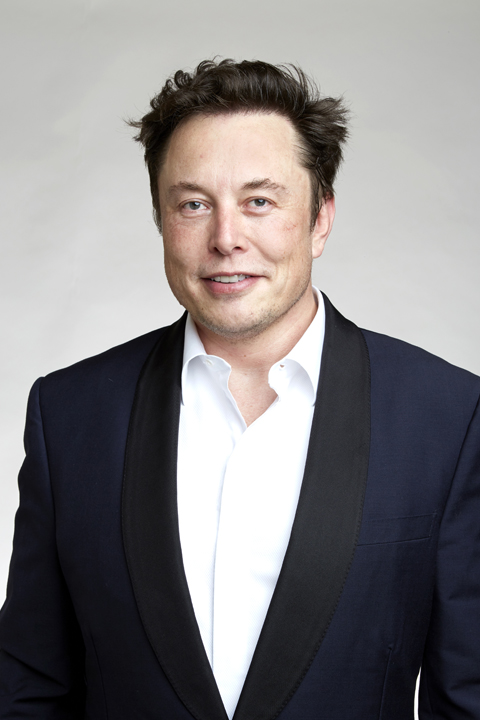
#> input picture El.jpg, 480 x 720 px
$ python essential_functions.py
#> lines starting #> are read from the running program, lines starting #| are printed output that depends on the picture; after the words box and inside, x2 and y2 are one past the last pixel; in counts of white or black regions, pixels touching at a corner belong together
import cv2

img = cv2.imread("El.jpg")
#> img is the input picture: shape (720, 480, 3); mean B, G, R 129.9, 128.8, 131.8
#cv2.imshow("Elon",img)

# Converting to gray scale image
gray = cv2.cvtColor(img,cv2.COLOR_BGR2GRAY)
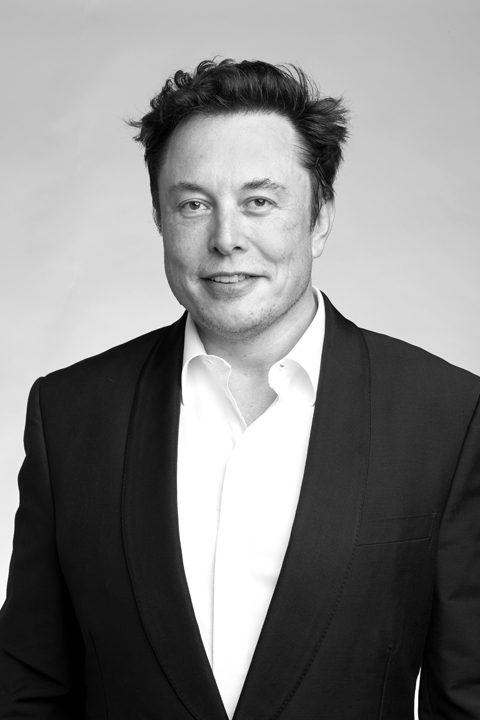
#> gray: shape (720, 480); min 0, max 255, mean 129.8
#cv2.imshow('Gray',gray)

# Blur
blur = cv2.GaussianBlur(img,(7,7),cv2.BORDER_DEFAULT) #(7,7) kernel size
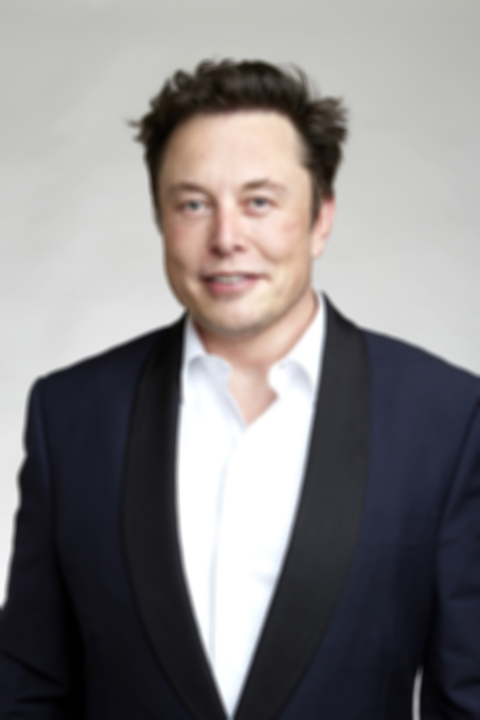
#> blur: shape (720, 480, 3); mean B, G, R 129.9, 128.8, 131.8
#cv2.imshow('Blur',blur)

# Edge Cascade
canny = cv2.Canny(img,125,175) # threshold values
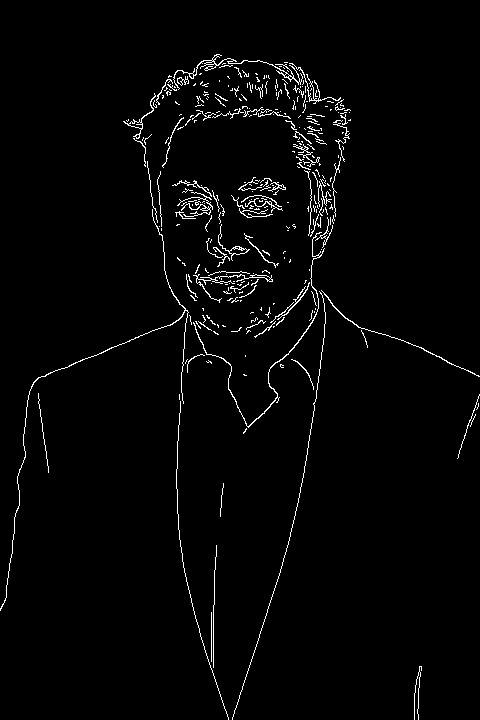
#> canny: shape (720, 480); 2.3% white in thin lines or dots
#cv2.imshow('Canny Edge',canny)

# Dilating the image
dilated = cv2.erode(canny,(7,7),iterations=3)
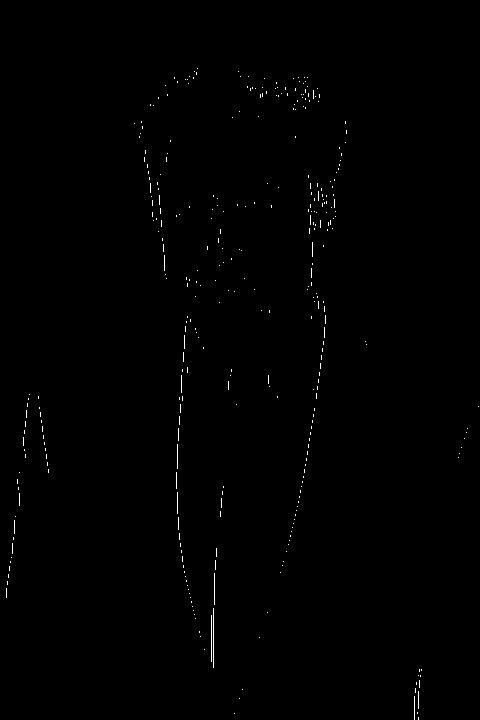
#> dilated: shape (720, 480); 0.38% white in thin lines or dots, all inside (x1, y1, x2, y2) = (6, 68, 479, 720)
#cv2.imshow('Dilated',dilated)

# Eroding the image
eroded = cv2.erode(dilated,(3,3),iterations=1)
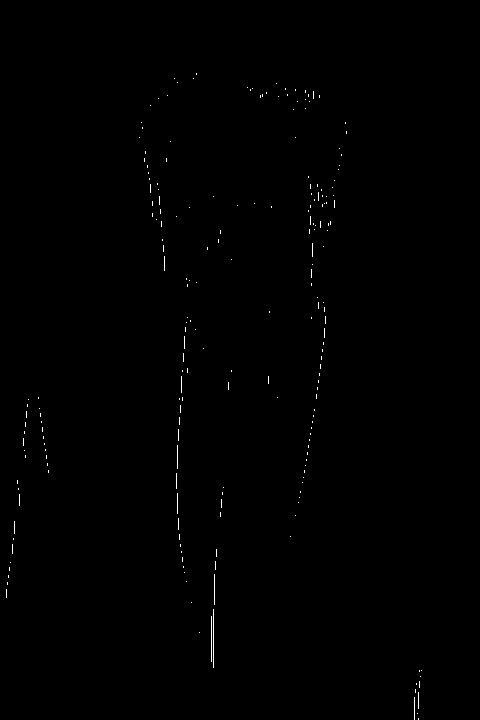
#> eroded: shape (720, 480); 0.27% white in thin lines or dots, all inside (x1, y1, x2, y2) = (6, 73, 422, 720)
#cv2.imshow('Eroded',eroded)

# Resize
resized = cv2.resize(img,(500,500),interpolation=cv2.INTER_AREA) #interpolation useful when shrinking below original size
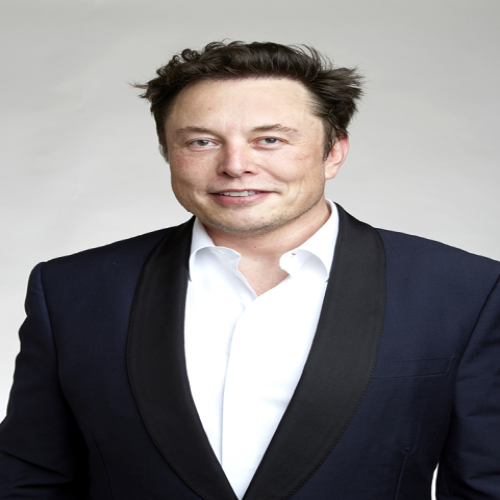
#> resized: shape (500, 500, 3); mean B, G, R 129.8, 128.7, 131.7
# these can be used to scale the image to larger sizes
#cv2.INTER_LINEAR
#cv2.INTER_CUBIC
cv2.imshow('Resized',resized)

#Cropping
cropped = img[50:200,200:400]
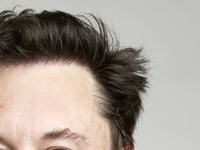
#> cropped: shape (150, 200, 3); mean B, G, R 145.9, 154.5, 164.9
cv2.imshow('Cropped',cropped)


cv2.waitKey(0)
cv2.destroyAllWindows()
